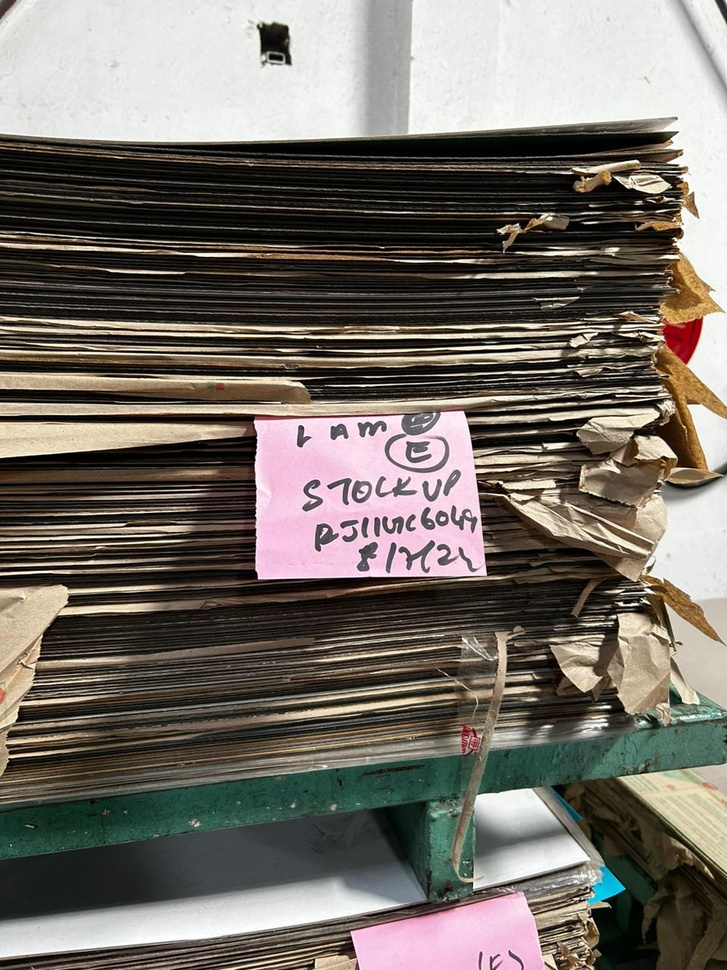
#> input picture Images/1.jpeg, 727 x 970 px, shrunk from 960 x 1280 before the run
$ python -i app.py   (imports and definitions only)
#> lines starting #> are read from the running program, lines starting #| are printed output that depends on the picture; after the words box and inside, x2 and y2 are one past the last pixel; in counts of white or black regions, pixels touching at a corner belong together
from flask import Flask, render_template, request, redirect
import cv2
import numpy as np
import os
from scipy.signal import find_peaks

# [1 line not run here, left out]

def preprocess_image(image_path):
#> called with image_path = 'Images/1.jpeg'
    image = cv2.imread(image_path)
#> image is the input picture: shape (970, 727, 3); mean B, G, R 103.3, 111, 116.9
    hsv = cv2.cvtColor(image, cv2.COLOR_BGR2HSV)
#> hsv: shape (970, 727, 3); mean H, S, V 42.2, 75.1, 119.6

    # Define color ranges for brown and cream
    lower_brown = np.array([10, 100, 20])
    upper_brown = np.array([30, 255, 200])
    lower_cream = np.array([0, 0, 200])
    upper_cream = np.array([50, 50, 255])

    # Create masks
    mask_brown = cv2.inRange(hsv, lower_brown, upper_brown)
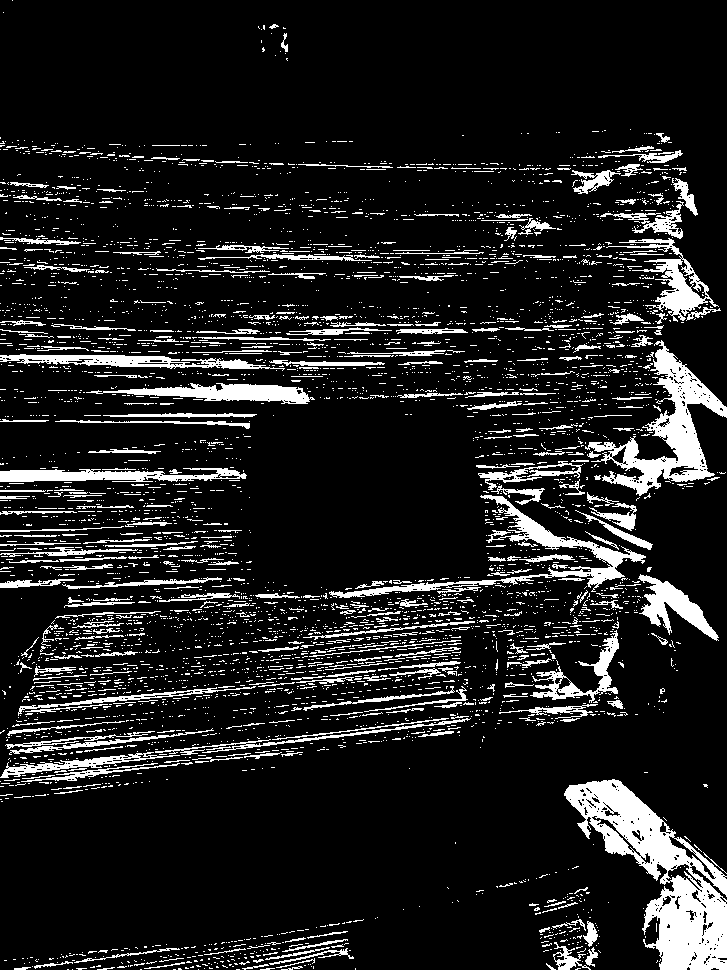
#> mask_brown: shape (970, 727); 12.3% white; 4825 white regions (4400 under 20 px), largest, box (x1, y1, x2, y2) and area: (564, 779, 727, 970) 11899, (585, 340, 727, 496) 6154, (329, 495, 646, 598) 3776
    mask_cream = cv2.inRange(hsv, lower_cream, upper_cream)
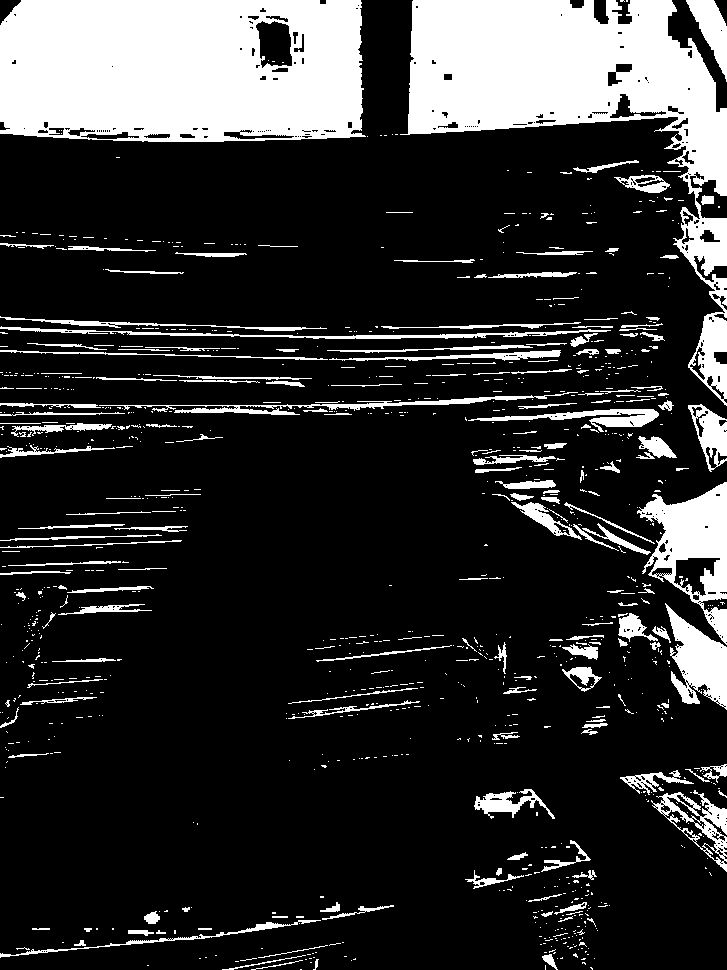
#> mask_cream: shape (970, 727); 19.3% white; 1028 white regions (831 under 20 px), largest, box (x1, y1, x2, y2) and area: (0, 0, 366, 142) 47461, (400, 0, 727, 406) 41773, (637, 482, 727, 645) 6399
    mask = cv2.bitwise_or(mask_brown, mask_cream)
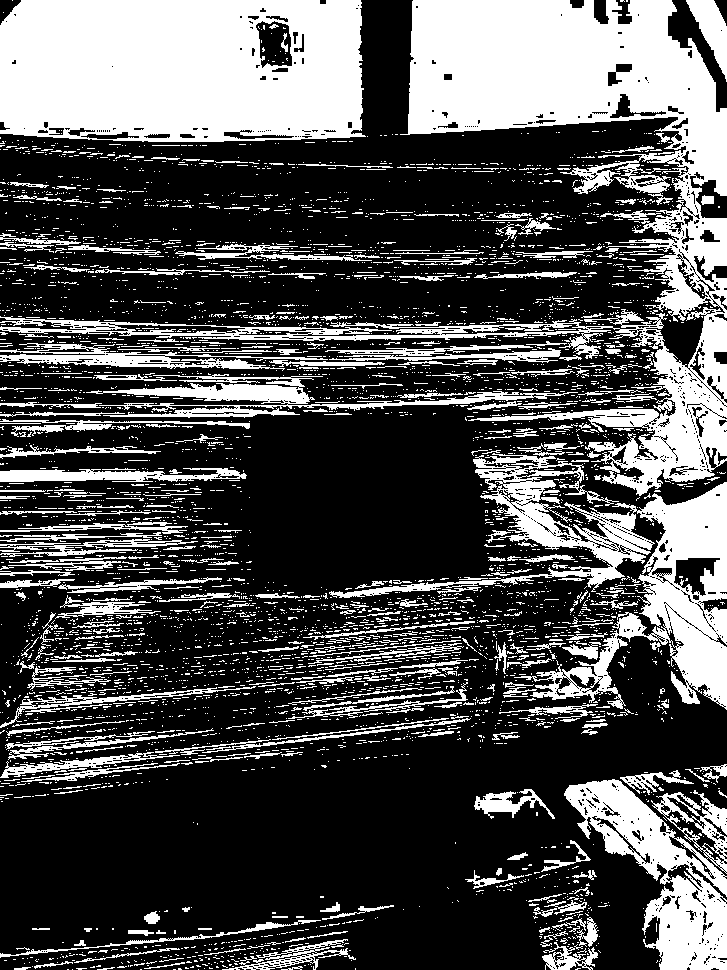
#> mask: shape (970, 727); 31.6% white; 4946 white regions (4512 under 20 px)

    # Find contours and crop the image to the bounding box of detected areas
    contours, _ = cv2.findContours(mask, cv2.RETR_EXTERNAL, cv2.CHAIN_APPROX_SIMPLE)
#> contours = 4881 contours, 4700 with area under 20; largest, box (x1, y1, x2, y2) and area: (0, 0, 727, 496) 64838, (0, 0, 366, 142) 49564, (329, 453, 727, 710) 24880, (564, 779, 727, 970) 15550, (86, 374, 578, 418) 4308
    if contours:
        x, y, w, h = cv2.boundingRect(np.concatenate(contours))
#> x = 0; y = 0; w = 727; h = 970
        cropped_image = image[y:y+h, x:x+w]
    else:
        cropped_image = image

    # Convert to grayscale
    gray = cv2.cvtColor(cropped_image, cv2.COLOR_BGR2GRAY)
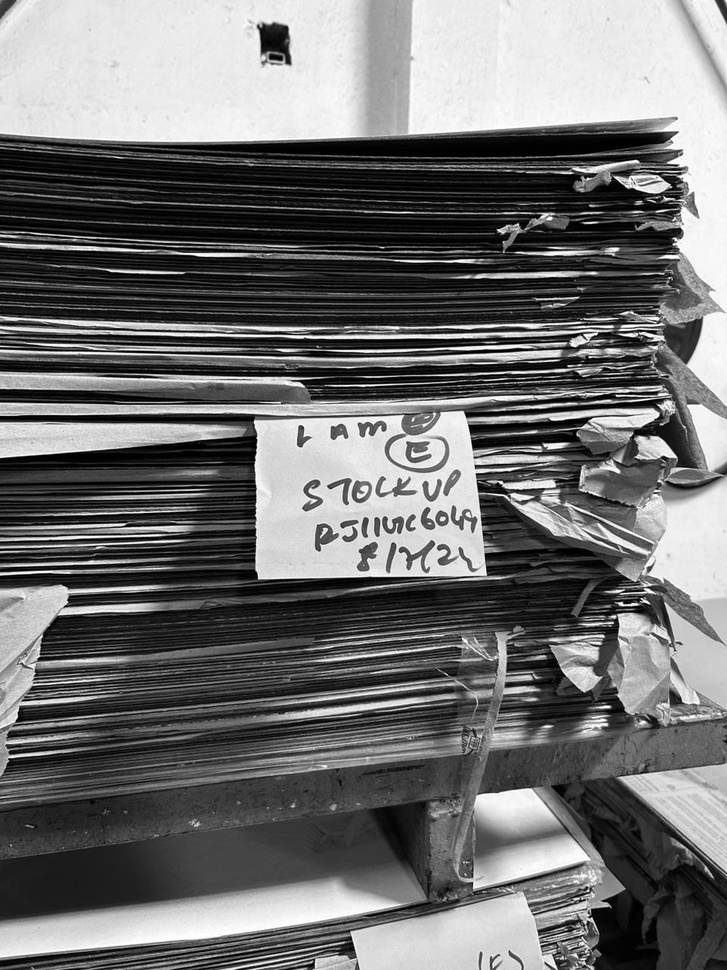
#> gray: shape (970, 727); min 0, max 255, mean 111.9

    return image, cropped_image, gray

# [52 lines left out: functions enhance_image, count_sheets_by_intensity, upload_image, not called in this run]

# [2 lines not run here, left out]

>>> result = preprocess_image('Images/1.jpeg')

$ run again, on Images/2.jpeg
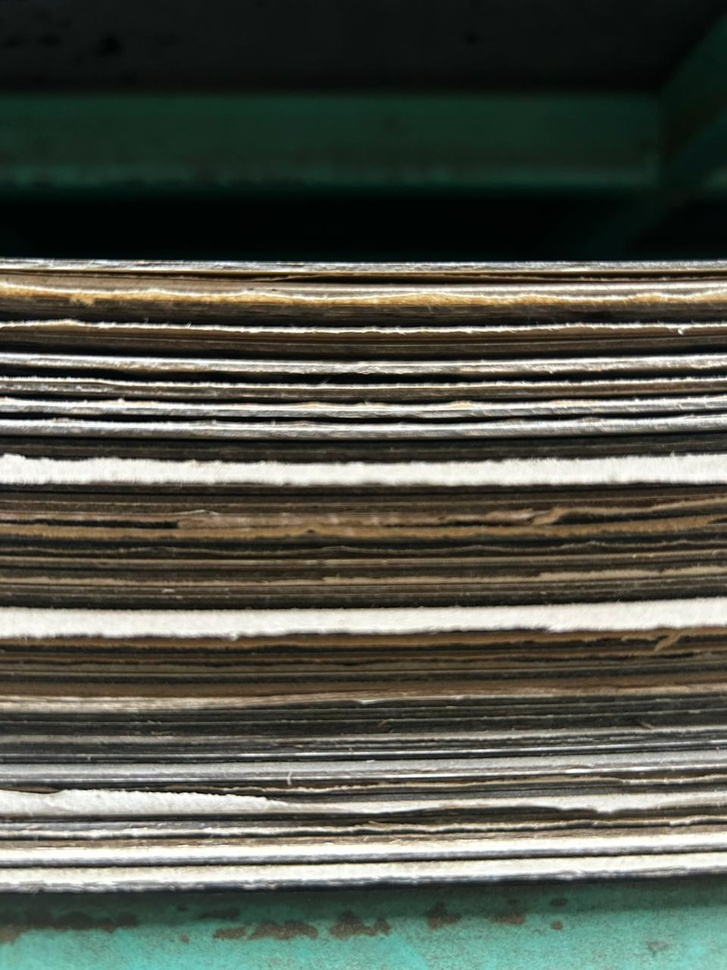
#> input picture Images/2.jpeg, 727 x 970 px, shrunk from 960 x 1280 before the run
#> in preprocess_image, image is the input picture: shape (970, 727, 3); mean B, G, R 75, 85.2, 82.2
#> hsv: shape (970, 727, 3); mean H, S, V 45.8, 80, 89.1
#> in preprocess_image, `mask_brown = cv2.inRange(hsv, lower_brown, upper_brown)`:
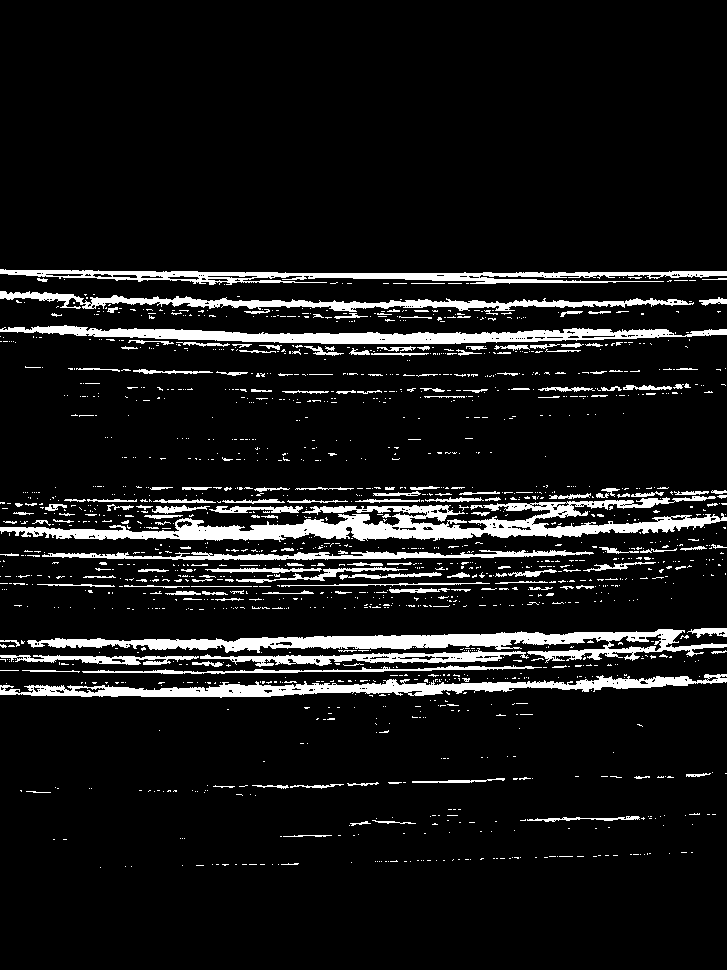
#> mask_brown: shape (970, 727); 9.3% white; 1577 white regions (1380 under 20 px), largest, box (x1, y1, x2, y2) and area: (0, 496, 727, 542) 11217, (27, 629, 727, 663) 7764, (0, 674, 727, 698) 6297
#> mask_cream: shape (970, 727); 10.9% white; 372 white regions (292 under 20 px), largest, box (x1, y1, x2, y2) and area: (0, 599, 727, 637) 15012, (0, 455, 727, 485) 14330, (0, 853, 727, 885) 8789
#> mask: shape (970, 727); 20.2% white; 1942 white regions (1670 under 20 px)
#> contours = 1940 contours, 1786 with area under 20; largest, box (x1, y1, x2, y2) and area: (0, 599, 727, 637) 14260, (0, 455, 727, 485) 13588, (0, 496, 727, 542) 10156, (0, 853, 727, 885) 8074, (0, 320, 727, 344) 7340
#> x = 0; y = 260; w = 727; h = 628
#> in preprocess_image, `gray = cv2.cvtColor(cropped_image, cv2.COLOR_BGR2GRAY)`:
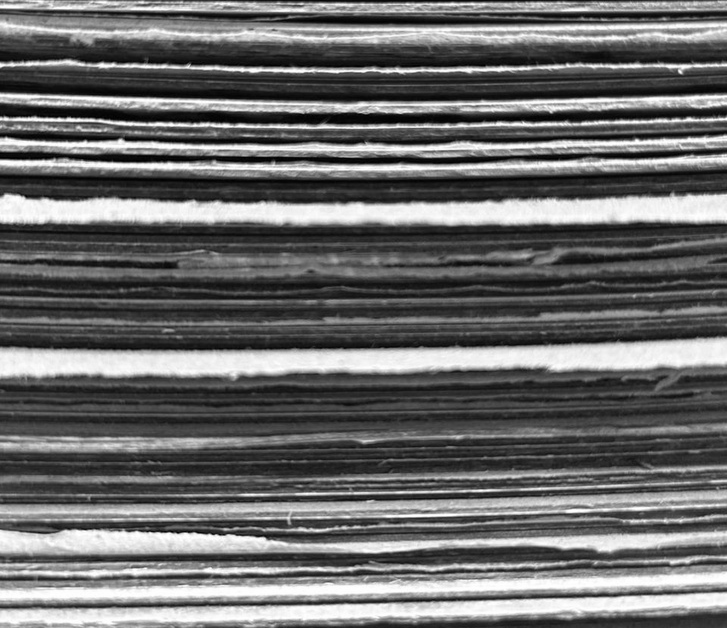
#> gray: shape (628, 727); min 0, max 255, mean 106.4

$ run again, on Images/3.jpeg
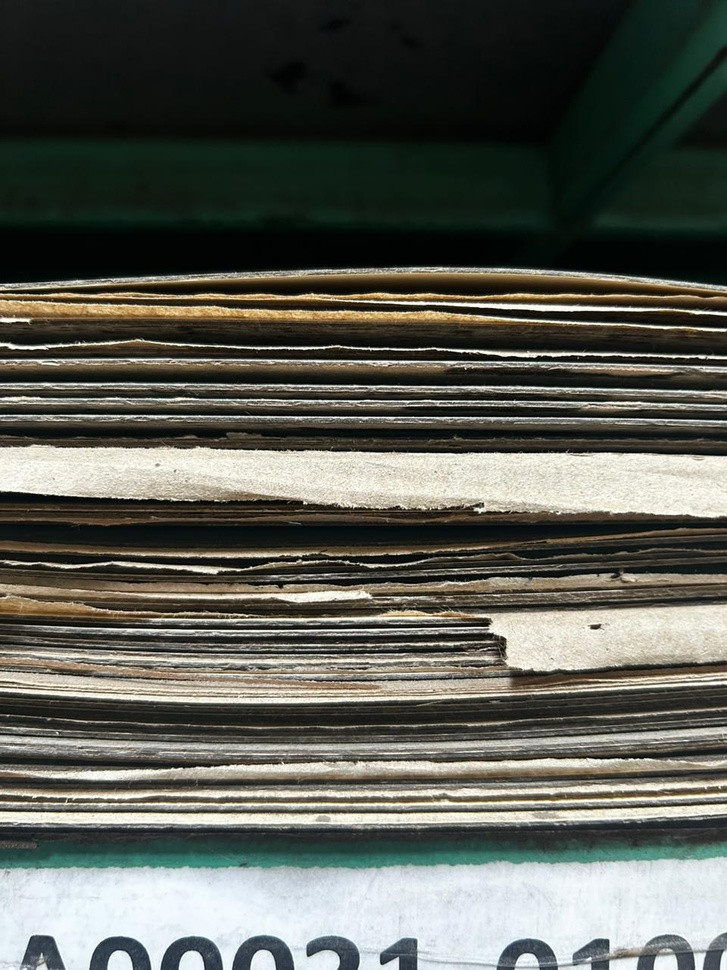
#> input picture Images/3.jpeg, 727 x 970 px, shrunk from 960 x 1280 before the run
#> in preprocess_image, image is the input picture: shape (970, 727, 3); mean B, G, R 85, 93, 91.2
#> hsv: shape (970, 727, 3); mean H, S, V 51.4, 72.4, 96.9
#> in preprocess_image, `mask_brown = cv2.inRange(hsv, lower_brown, upper_brown)`:
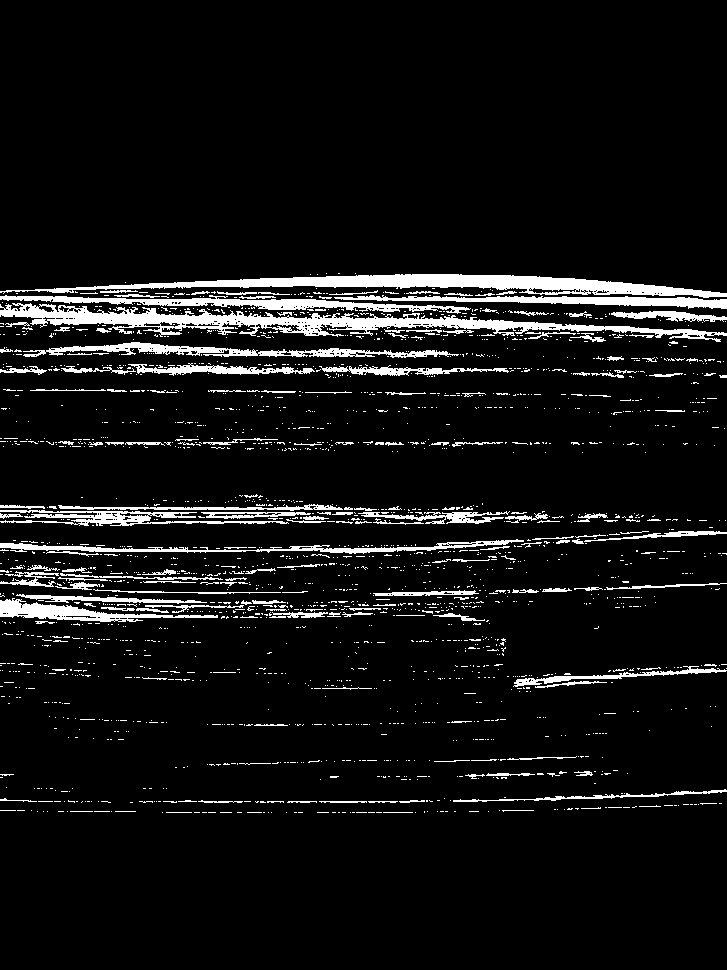
#> mask_brown: shape (970, 727); 7.3% white; 2124 white regions (1928 under 20 px), largest, box (x1, y1, x2, y2) and area: (0, 303, 727, 342) 7827, (0, 274, 727, 298) 6469, (0, 295, 471, 314) 2863
#> mask_cream: shape (970, 727); 12.1% white; 1285 white regions (1148 under 20 px), largest, box (x1, y1, x2, y2) and area: (0, 445, 727, 517) 34875, (346, 605, 727, 671) 11714, (0, 804, 727, 824) 6839
#> mask: shape (970, 727); 19.4% white; 3191 white regions (2908 under 20 px)
#> contours = 3187 contours, 3072 with area under 20; largest, box (x1, y1, x2, y2) and area: (0, 445, 727, 524) 35168, (346, 605, 727, 671) 11480, (0, 303, 727, 342) 7723, (0, 804, 727, 824) 6171, (0, 295, 727, 322) 6112
#> x = 0; y = 268; w = 727; h = 692
#> in preprocess_image, `gray = cv2.cvtColor(cropped_image, cv2.COLOR_BGR2GRAY)`:
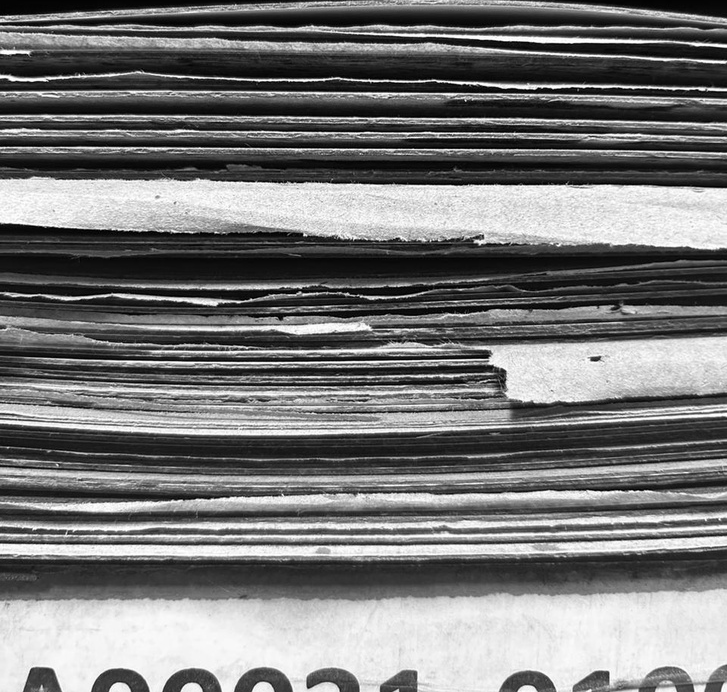
#> gray: shape (692, 727); min 0, max 255, mean 119.4
